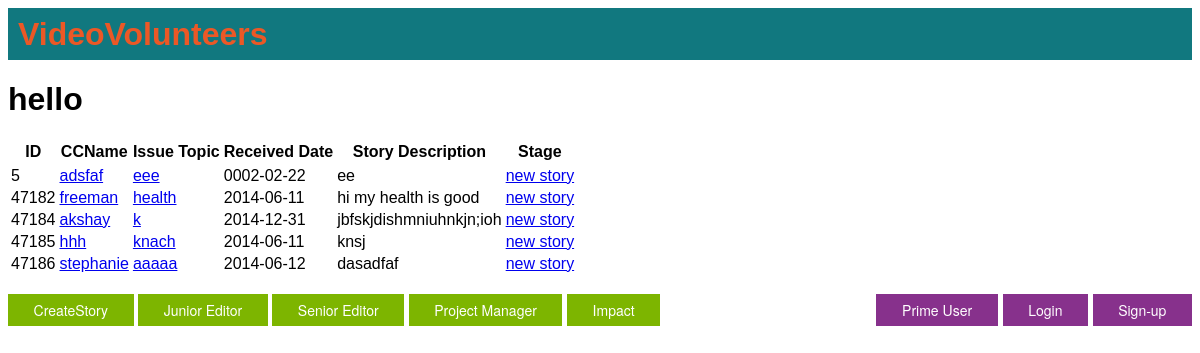
Before: / with the older database file.
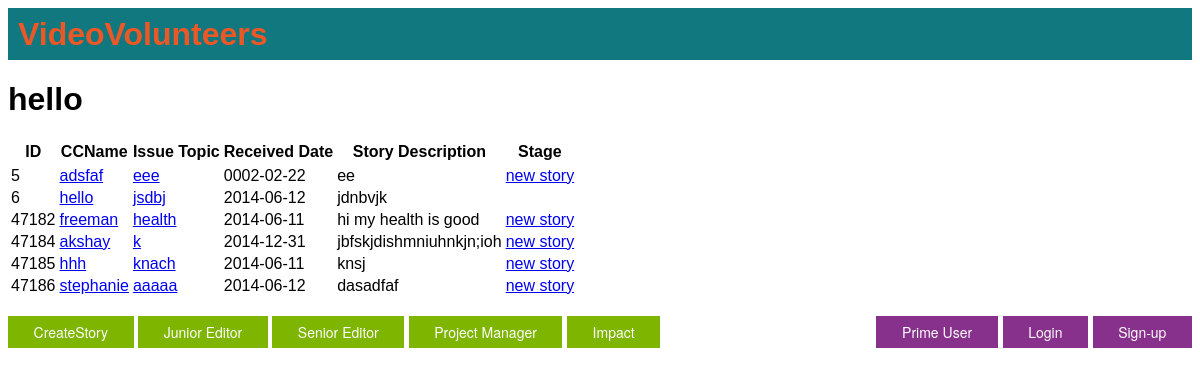
After: the same page with the newer database file.
### tables this page shows
CREATE TABLE `storytrack` (
  `fid` int(10) NOT NULL AUTO_INCREMENT,
  `seq` varchar(10) DEFAULT NULL,
  `broll` varchar(10) DEFAULT NULL,
  `fint` varchar(10) DEFAULT NULL,
  `vo` varchar(10) DEFAULT NULL,
  `ptc` varchar(10) DEFAULT NULL,
  `cta` varchar(10) DEFAULT NULL,
  `vd` varchar(10) DEFAULT NULL,
  `translation` varchar(10) DEFAULT NULL,
  `ccname` varchar(30) DEFAULT NULL,
  `state` varchar(20) DEFAULT NULL,
  `receiveddate` date DEFAULT NULL,
  `issuetopic` varchar(50) DEFAULT NULL,
  `storydescription` varchar(300) DEFAULT NULL,
  `paymentstatus` varchar(10) DEFAULT NULL,
  `editstatus` varchar(10) DEFAULT NULL,
  `editedmonth` date DEFAULT NULL,
  `notes` varchar(100) DEFAULT NULL,
  `publishplatform` varchar(10) DEFAULT NULL,
  `editor` varchar(30) DEFAULT NULL,
  `editorpayment` varchar(10) DEFAULT NULL,
  `uploaddate` date DEFAULT NULL,
  `publishdate` date DEFAULT NULL,
  `receivedRO` varchar(10) DEFAULT NULL,
  `receivedHQ` varchar(10) DEFAULT NULL,
  `uniquenumber` varchar(30) DEFAULT NULL,
  `dateofstory` date DEFAULT NULL,
  `ccpair` varchar(30) DEFAULT NULL,
  `program` varchar(30) DEFAULT NULL,
  `mentor` varchar(30) DEFAULT NULL,
  `iutopic` varchar(30) DEFAULT NULL,
  `videotreatment` varchar(30) DEFAULT NULL,
  `shootplan` varchar(30) DEFAULT NULL,
  `stage` varchar(30) DEFAULT NULL,
  `impactpossible` varchar(20) DEFAULT NULL,
  PRIMARY KEY (`fid`),
  UNIQUE KEY `uniquenumber` (`uniquenumber`)
);

### public/index.php (the view)
<?php
include("header.php");
include("../model/StoryDB.php");
?>
<table><tr><th>ID</th><th>CCName</th><th>Issue Topic</th><th>Received Date</th><th>Story Description</th><th>Stage</th><tr>
<?php
if ($_GET['issue']) {
	echo "<h1>Issue: " . $_GET['issue'] . "</h1>";
	$resultArray = getBasicDataByIssue($_GET['issue']);
} else if ($_GET['ccname']) {
	echo "<h1>CCNAME: " . $_GET['ccname'] . "</h1>";
	$resultArray = getBasicDataByCCName($_GET['ccname']);
} else if ($_GET['stage']) {
	echo "<h1>STAGE: " . $_GET['stage'] . "</h1>";
	$resultArray = getBasicDataByStage($_GET['stage']);
} else {
    $resultArray = getAllBasicData();
}
foreach ($resultArray as $row) {
		echo "<tr><td>" . $row['fid'] . "</td>" .
			 "<td><a href=index.php?ccname=" . urlencode($row['ccname']) . ">" .
			 $row['ccname'] . "</a></td>" .
			 "<td><a href=index.php?issue=" . urlencode($row['issuetopic']) . ">" .
		     $row['issuetopic'] . "</a></td> <td>" .
		     $row['receiveddate'] . "</td> <td>" .
		     $row['storydescription'] . "</td>" .
		     " <td><a href=index.php?stage=" . urlencode($row['stage']) . ">" .
		     $row['stage'] . "</a></td></tr>";
}
?>
</table>
	<div class="login">
	<a href="login.php" class="button button->rounded button-flat-royal">Login</a>
	<a href="signupnewuser.php" class="button button-rounded button-flat-royal">Sign-up</a>
	</div>
	<div class="user">
	<a href="primeuser.php" class="button button-rounded button-flat-royal">Prime User</a>
	</div>
	<div class="stages">
	<br>
	<a href="createstory1.php" class="button button-rounded button-flat-action">CreateStory</a>
	<a href="login.php" class="button button-rounded button-flat-action">Junior Editor</a>
	<a href="login.php" class="button button-rounded button-flat-action">Senior Editor</a>
	<a href="login.php" class="button button-rounded button-flat-action">Project Manager</a>
	<a href="../public/preproduction/impactview.php" class="button button-rounded button-flat-action">Impact</a>
	</div>
</body>
</html>

Changed rows visible on the page:
added storytrack: fid "6", ccname "hello", issuetopic "jsdbj", receiveddate "2014-06-12", storydescription "jdnbvjk"
